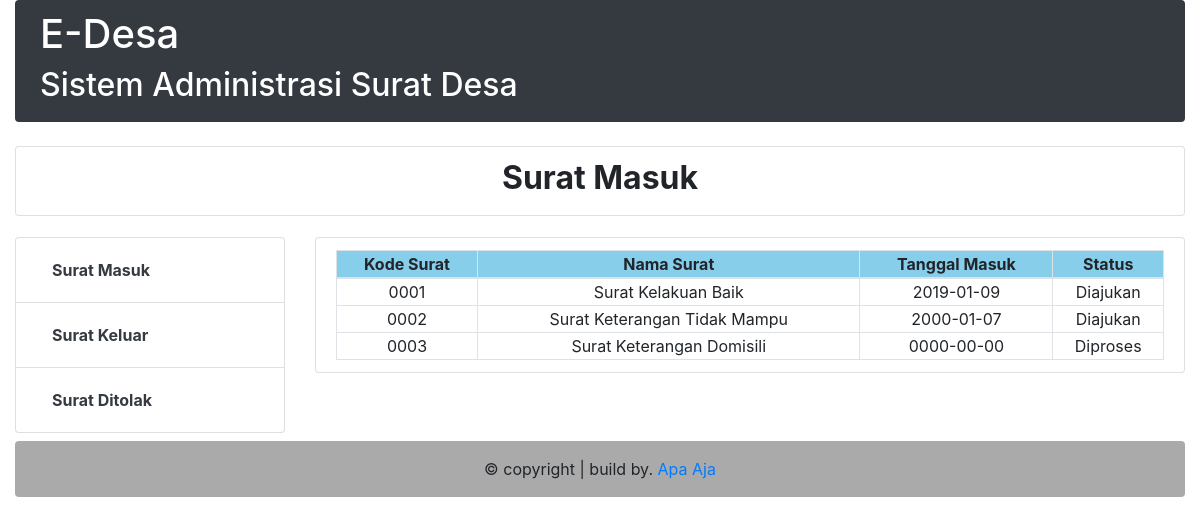
/index.php/c_pengarsipan/arsip_suratmasuk, run on the app's committed database.
### tables this page shows
CREATE TABLE `permohonan` (
  `nik` varchar(16) NOT NULL,
  `no_permohonan` int(10) NOT NULL,
  `tanggal_pengajuan` date NOT NULL,
  `tanggal_selesai` date NOT NULL,
  `foto_kk` varchar(30) NOT NULL,
  `foto_ktp` varchar(30) NOT NULL,
  `keperluan` text NOT NULL,
  `kode_surat` varchar(4) NOT NULL,
  `username` varchar(12) NOT NULL,
  `status_pengajuan` varchar(10) NOT NULL
);

CREATE TABLE `surat` (
  `kode_surat` varchar(4) NOT NULL,
  `nama_surat` varchar(30) NOT NULL
);

### application/controllers/c_pengarsipan.php (called while the page is built, shortened)
<?php
class c_pengarsipan extends CI_Controller {
	function __construct() {
			$this->load->model('m_user');
		}
		public function arsip_suratmasuk() {
		$data = array(
				'head'=>'v_header',
				'foot'=>'v_footer',
				'navbar'=>'v_navbar',
				'tittle' => 'Surat Masuk',
				'side5' => 'v_suratmasuk',
				'masuk' => $this->m_user->suratmasuk()
			);
		$this->load->view('pengarsipan/v_arsip_suratpengajuan',$data);
		}
}
?>

### index.php (called while the page is built, shortened)
<?php
require_once BASEPATH.'core/CodeIgniter.php';

### application/models/m_user.php (called while the page is built, shortened)
 <?php
	class M_user extends CI_Model {
		public function suratmasuk(){
			$query = $this->db->query("SELECT * FROM permohonan INNER JOIN surat ON permohonan.kode_surat = surat.kode_surat WHERE status_pengajuan='Diajukan' OR status_pengajuan='Diproses'");
			return $query->result();
		}
	}
?>

### application/views/pengarsipan/surat/v_suratmasuk.php (the view, shortened to what this page needs)
<!DOCTYPE html>
<html>
<head>
</head>
<body>
<table width="100%" border="1px solid #000" class="table-bordered text-center">
        <thead>
         <tr style="background-color: skyblue;">
      <th>Kode Surat</th>
      <th>Nama Surat</th>
      <th>Tanggal Masuk</th>
      <th>Status</th>
    </tr>
    </thead>
      <?php
              foreach ($masuk as $tampilkan) { ?>
              <tbody>
                <tr>
                  <td><?php echo $tampilkan->kode_surat ?></td>
                  <td><?php echo $tampilkan->nama_surat ?></td>
                  <td><?php echo $tampilkan->tanggal_pengajuan ?></td>
                  <td><?php echo $tampilkan->status_pengajuan ?></td>
                </tr>
              </tbody>
    <?php
      }
    ?>
  </table>
</body>
</html>

### assets/css/style_user.css (style rules this page uses)
html { position: relative; font-size: 1rem; }

### data on the page
permohonan: kode_surat.kode_surat "0001", kode_surat.nama_surat "Surat Kelakuan Baik", tanggal_pengajuan "2019-01-09", status_pengajuan "Diajukan"
permohonan: kode_surat.kode_surat "0002", kode_surat.nama_surat "Surat Keterangan Tidak Mampu", tanggal_pengajuan "2000-01-07", status_pengajuan "Diajukan"
permohonan: kode_surat.kode_surat "0003", kode_surat.nama_surat "Surat Keterangan Domisili", tanggal_pengajuan "0000-00-00", status_pengajuan "Diproses"

### other printed values
$tittle "Surat Masuk"
